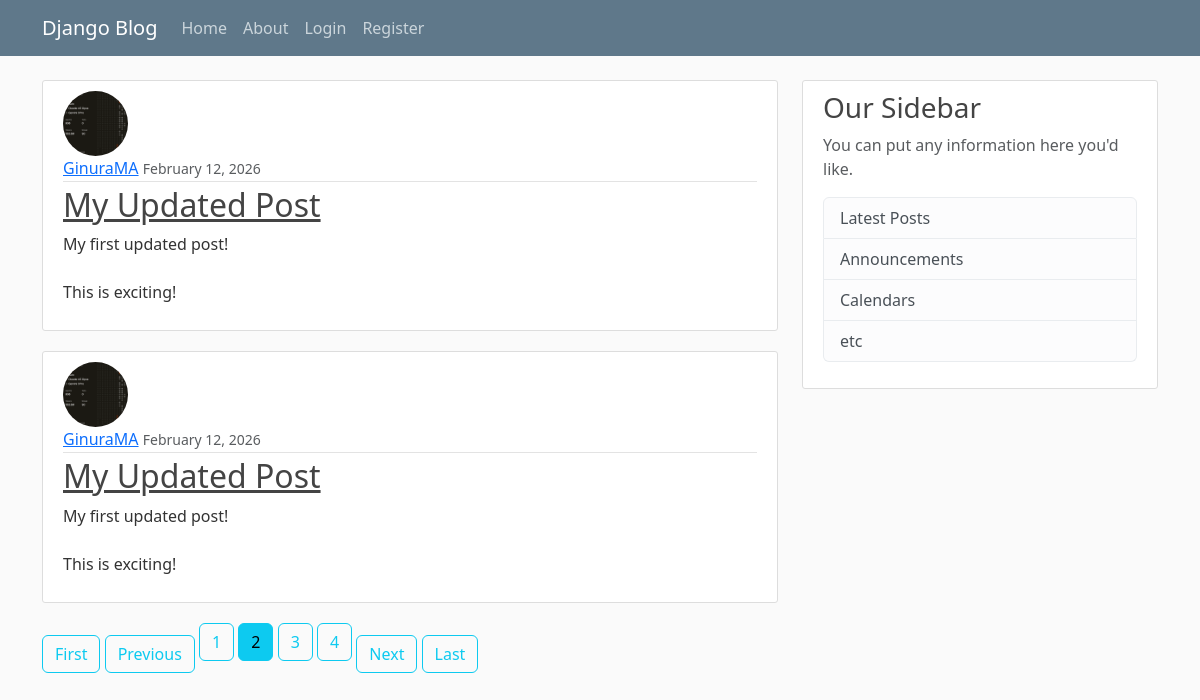
Screenshot of /?page=2 with the database file from the repository.
### blog/models.py (models this page shows, shortened)
class Post(models.Model):
    title = models.CharField(max_length=100)
    content = models.TextField()
    date_posted = models.DateField(default=timezone.now)
    author = models.ForeignKey(User, on_delete=models.CASCADE)

### users/models.py (models this page shows, shortened)
class Profile(models.Model):
    user = models.OneToOneField(User, on_delete=models.CASCADE)
    image = models.ImageField(default='default.jpg', upload_to='profile_pics')

### blog/views.py (the view)
# urls.py: path('', PostListView.as_view(), name='blog-home'),
class PostListView(ListView):
    model = Post
    template_name = 'blog/home.html' #it will automatically look inside templates folder
    context_object_name = 'posts'
    ordering = ['-date_posted'] #this order the posts from newest to oldest
    paginate_by = 2

### blog/templates/blog/home.html
{% extends "blog/base.html" %}
{% block content %}
    {% for post in posts%}
        <article class="media content-section">
            <img class="rounded-circle article-img" src="{{ post.author.profile.image.url }}">
            <div class="media-body">
                <div class="article-metadata">
                <a class="mr-2" href="#">{{ post.author }}</a>
                <small class="text-muted">{{ post.date_posted|date:"F d, Y" }}</small>
                </div>
                <h2><a class="article-title" href="{% url 'post-detail' post.id %}">{{ post.title }}</a></h2>
                <p class="article-content">{{ post.content }}</p>
            </div>
        </article>
    {% endfor %}
    {% if is_paginated %}
        {% if page_obj.has_previous %}
            <a class="btn btn-outline-info mb=4" href="?page=1">First</a>
            <a class="btn btn-outline-info mb=4" href="?page= {{ page_obj.previous_page_number }}">Previous</a>
        {% endif %}
        {% for num in page_obj.paginator.page_range %}
            {% if page_obj.number == num %}
                <a class="btn btn-info mb-4" href="?page={{ num }}">{{ num }}</a>
            {% elif num > page_obj.number|add:'-3' and num < page_obj.number|add:'3'%}
                <a class="btn btn-outline-info mb-4" href="?page={{ num }}">{{ num }}</a>
            {% endif %}
        {% endfor %}
        {% if page_obj.has_previous %}
            <a class="btn btn-outline-info mb=4" href="?page={{ page_obj.next_page_number }}">Next</a>
            <a class="btn btn-outline-info mb=4" href="?page={{ page_obj.paginator.num_pages }}">Last</a>
        {% endif %}
    {% endif %}
{% endblock content %}

### blog/static/blog/main.css (style rules this page uses)
body { background: #fafafa; color: #333333; margin-top: 5rem; }
h1, h2, h3, h4, h5, h6 { color: #444444; }
.content-section { background: #ffffff; padding: 10px 20px; border: 1px solid #dddddd; border-radius: 3px; margin-bottom: 20px; }
.article-title { color: #444444; }
.article-content { white-space: pre-line; }
.article-img { height: 65px; width: 65px; margin-right: 16px; }
.article-metadata { padding-bottom: 1px; margin-bottom: 4px; border-bottom: 1px solid #e3e3e3 }

### rows the page displays
Post: author.profile.image (picture), author "GinuraMA", date_posted "February 12, 2026", title "My Updated Post", content "My first updated post! This is exciting!"
Post: author.profile.image (picture), author "GinuraMA", date_posted "February 12, 2026", title "My Updated Post", content "My first updated post! This is exciting!"

### other values shown
{{ num }} "1" "3" "4"
{{ num }} "2"
